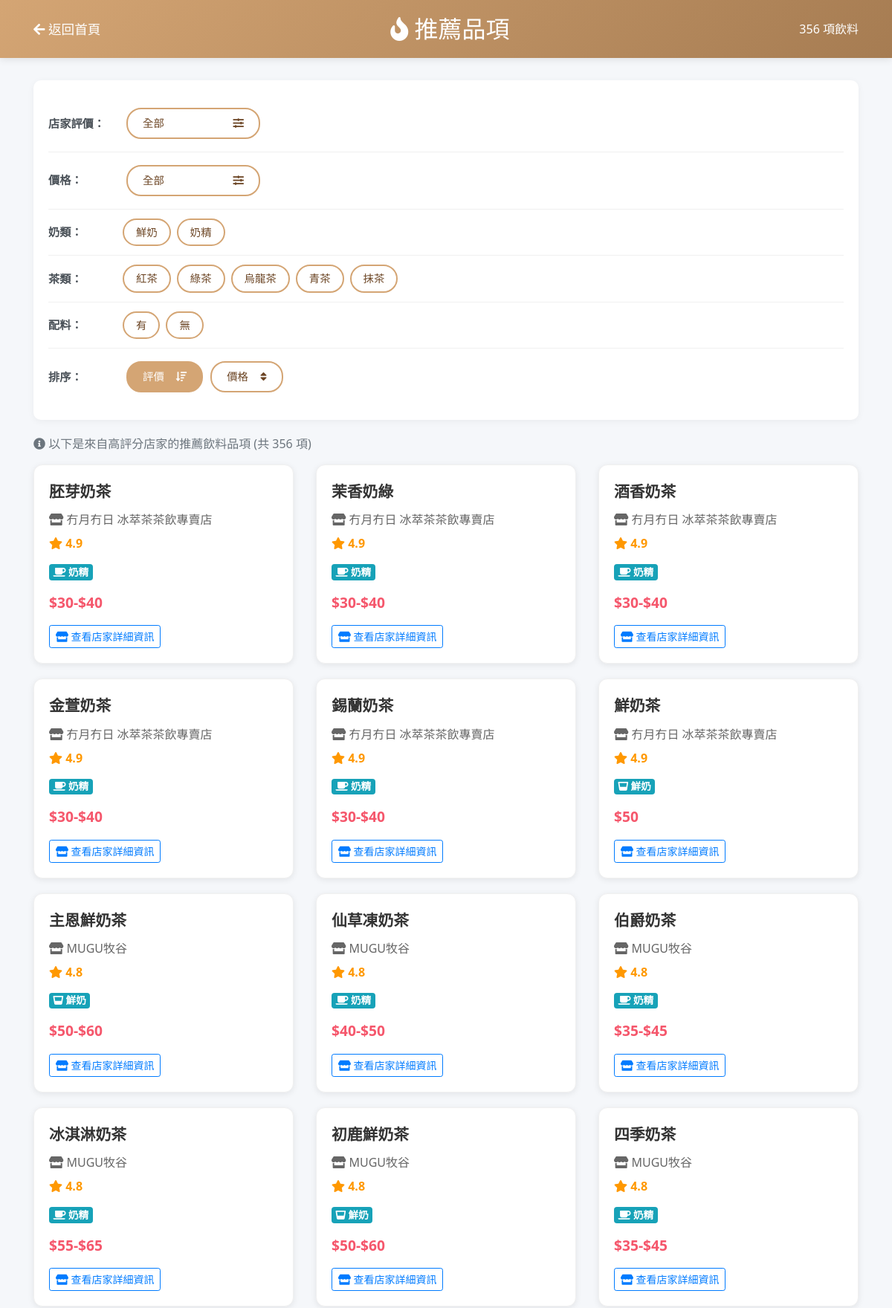
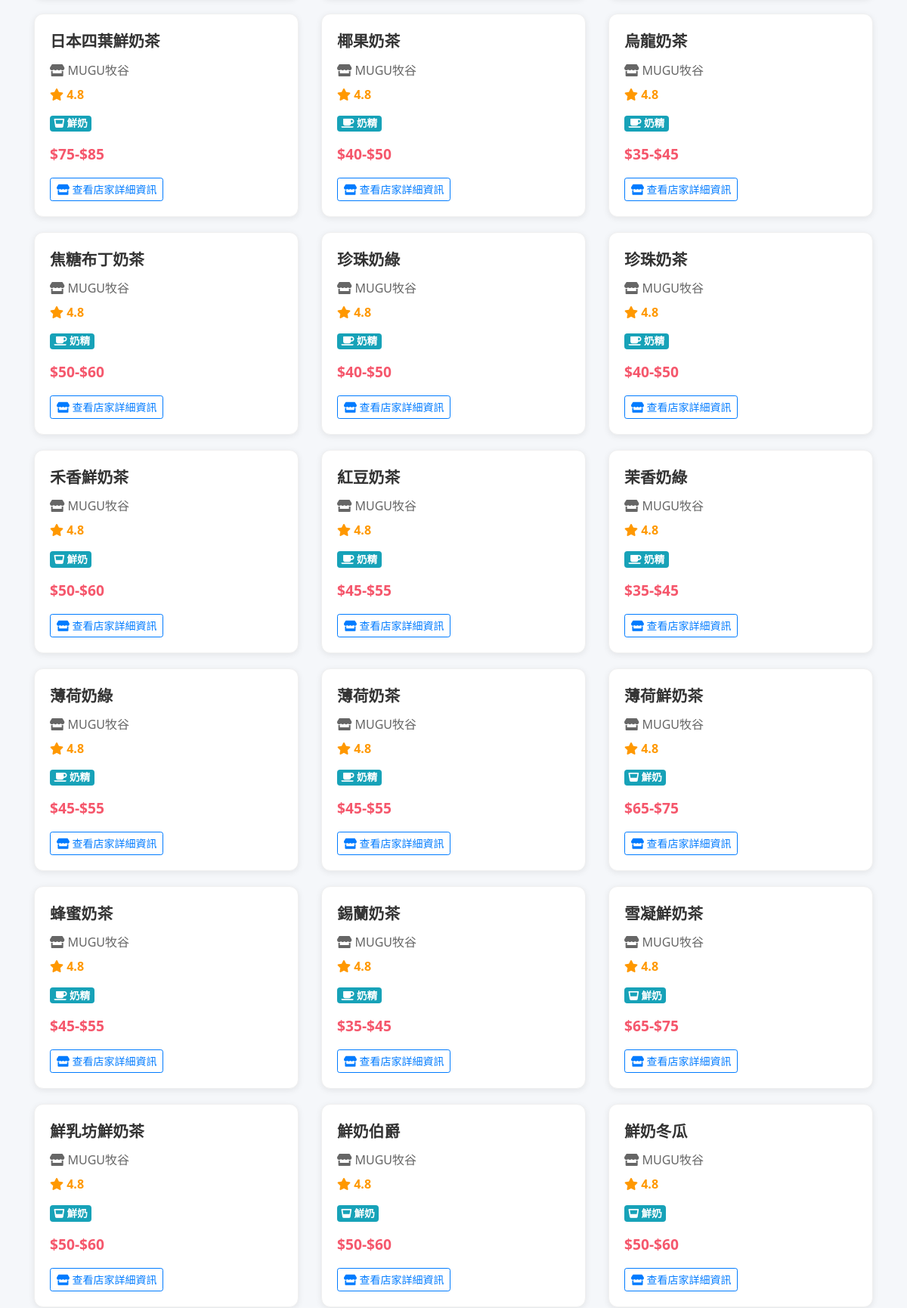
The app's page /drinks/ (upper part) with its own data (2 pictures, top to bottom).
### polls/models.py (models this page shows, shortened)
class Drink(models.Model):
    MILK_TYPE_CHOICES = [
        ('creamer', '奶精'),
        ('fresh_milk', '鮮奶'),
    ]
    TEA_TYPE_CHOICES = [
        ('black_tea', '紅茶'),
        ('green_tea', '綠茶'),
        ('oolong_tea', '烏龍茶'),
        ('blue_tea', '青茶'),
        ('matcha', '抹茶'),
    ]
    tea_shop = models.ForeignKey(TeaShop, on_delete=models.CASCADE, related_name='drinks', verbose_name='所屬店家')
    name = models.CharField(max_length=100, verbose_name='飲料名稱')
    description = models.TextField(blank=True, null=True, verbose_name='描述')
    milk_type = models.CharField(max_length=20, choices=MILK_TYPE_CHOICES, blank=True, null=True, verbose_name='使用奶類')
    tea_type = models.CharField(max_length=20, choices=TEA_TYPE_CHOICES, blank=True, null=True, verbose_name='茶類')
    topping = models.CharField(max_length=10, choices=[('yes', '有'), ('no', '無')], blank=True, null=True, verbose_name='配料')
    has_small = models.BooleanField(default=False, verbose_name='有小杯')
    price_small = models.DecimalField(max_digits=5, decimal_places=0, blank=True, null=True, verbose_name='小杯價格')
    has_medium = models.BooleanField(default=False, verbose_name='有中杯')
    price_medium = models.DecimalField(max_digits=5, decimal_places=0, blank=True, null=True, verbose_name='中杯價格')
    has_large = models.BooleanField(default=False, verbose_name='有大杯')
    price_large = models.DecimalField(max_digits=5, decimal_places=0, blank=True, null=True, verbose_name='大杯價格')
    created_at = models.DateTimeField(auto_now_add=True, verbose_name='建立時間')
    class Meta:
        verbose_name = '飲料品項'
        verbose_name_plural = '飲料品項列表'
        ordering = ['tea_shop', 'name']
    def get_price_range(self):
        prices = []
        if self.has_small and self.price_small:
            prices.append(int(self.price_small))
        if self.has_medium and self.price_medium:
            prices.append(int(self.price_medium))
        if self.has_large and self.price_large:
            prices.append(int(self.price_large))
        if not prices:
            return "價格未定"
        min_price = min(prices)
        max_price = max(prices)
        if min_price == max_price:
            return f"${min_price}"
        return f"${min_price}-${max_price}"

class TeaShop(models.Model):
    place_id = models.CharField(max_length=200, unique=True, verbose_name='Google Place ID')
    name = models.CharField(max_length=200, verbose_name='店名')
    address = models.CharField(max_length=300, verbose_name='地址')
    phone = models.CharField(max_length=50, blank=True, null=True, verbose_name='電話')
    latitude = models.DecimalField(max_digits=10, decimal_places=7, verbose_name='緯度')
    longitude = models.DecimalField(max_digits=10, decimal_places=7, verbose_name='經度')
    rating = models.DecimalField(max_digits=2, decimal_places=1, verbose_name='評分')
    opening_hours = models.TextField(verbose_name='營業時間')
    created_at = models.DateTimeField(auto_now_add=True, verbose_name='建立時間')
    class Meta:
        verbose_name = '奶茶店'
        verbose_name_plural = '奶茶店列表'
        ordering = ['-rating', 'name']  # 按評分降冪、店名排序

### polls/views.py (the view)
# urls.py: path('drinks/', polls_views.recommended_drinks, name='recommended_drinks'),
def recommended_drinks(request):
    rating_filter = request.GET.get('rating', '')
    milk_filter = request.GET.get('milk_type', '')
    price_filter = request.GET.get('price', '')
    tea_filter = request.GET.get('tea_type', '')
    topping_filter = request.GET.get('topping', '')
    sort_by = request.GET.get('sort', 'rating_desc')  # 預設評價由高到低
    drinks = Drink.objects.filter(
        tea_shop__rating__gte=4.0
    ).select_related('tea_shop')
    if rating_filter:
        try:
            min_rating = float(rating_filter)
            drinks = drinks.filter(tea_shop__rating__gte=min_rating)
        except ValueError:
            pass
    if milk_filter:
        drinks = drinks.filter(milk_type=milk_filter)
    if tea_filter:
        drinks = drinks.filter(tea_type=tea_filter)
    if topping_filter:
        drinks = drinks.filter(topping=topping_filter)
    drinks = list(drinks)
    if price_filter == 'under_50':
        drinks = [d for d in drinks if has_price_in_range(d, 0, 50)]
    elif price_filter == '50_80':
        drinks = [d for d in drinks if has_price_in_range(d, 50, 80)]
    elif price_filter == 'over_80':
        drinks = [d for d in drinks if has_price_in_range(d, 80, float('inf'))]
    if sort_by == 'rating_desc' or sort_by == 'rating':
        drinks = sorted(drinks, key=lambda x: x.tea_shop.rating, reverse=True)
    elif sort_by == 'rating_asc':
        drinks = sorted(drinks, key=lambda x: x.tea_shop.rating)
    elif sort_by == 'price_asc':
        drinks = sorted(drinks, key=lambda x: get_min_price(x))
    elif sort_by == 'price_desc':
        drinks = sorted(drinks, key=lambda x: get_max_price(x), reverse=True)
    context = {
        'drinks': drinks[:50],  # 限制顯示數量
        'total_count': len(drinks),
        'rating_filter': rating_filter,
        'milk_filter': milk_filter,
        'price_filter': price_filter,
        'tea_filter': tea_filter,
        'topping_filter': topping_filter,
        'sort_by': sort_by,
    }
    return render(request, 'polls/recommended_drinks.html', context)

### templates/polls/recommended_drinks.html (shortened to what this page needs)
<!DOCTYPE html>
<html lang="zh-TW">
<head>
    <link rel="stylesheet" href="https://cdn.jsdelivr.net/npm/bootstrap@4.6.2/dist/css/bootstrap.min.css">
    <link rel="stylesheet" href="https://cdnjs.cloudflare.com/ajax/libs/font-awesome/5.15.4/css/all.min.css">
</head>
<body>
    <div class="header">
        <div class="container">
            <div class="d-flex justify-content-between align-items-center">
                <a href="{% url 'home' %}" class="back-btn">
                    <i class="fas fa-arrow-left"></i> 返回首頁
                </a>
                <h1><i class="fas fa-fire"></i> 推薦品項</h1>
                <div class="text-white">
                    {{ total_count }} 項飲料
                </div>
            </div>
        </div>
    </div>
    <div class="container">
        <div class="filter-section">
            <div class="filter-row">
                <span class="filter-label">店家評價：</span>
                <button class="btn filter-btn slider-trigger" data-toggle="modal" data-target="#ratingModal">
                    <span class="current-value">
                        {% if rating_filter %}{{ rating_filter }}★以上{% else %}全部{% endif %}
                    </span>
                    <i class="fas fa-sliders-h ml-2"></i>
                </button>
            </div>
            <div class="filter-row">
                <span class="filter-label">價格：</span>
                <button class="btn filter-btn slider-trigger" data-toggle="modal" data-target="#priceModal">
                    <span class="current-value">
                        {% if price_filter == 'under_50' %}&lt;50元
                        {% elif price_filter == '50_80' %}50-80元
                        {% elif price_filter == 'over_80' %}≥80元
                        {% else %}全部{% endif %}
                    </span>
                    <i class="fas fa-sliders-h ml-2"></i>
                </button>
            </div>
            <div class="filter-row">
                <span class="filter-label">奶類：</span>
                <div class="filter-buttons-group">
                    <a href="?rating={{ rating_filter }}{% if milk_filter != 'fresh_milk' %}&milk_type=fresh_milk{% endif %}&price={{ price_filter }}&tea_type={{ tea_filter }}&topping={{ topping_filter }}&sort={{ sort_by }}"
                       class="btn filter-btn {% if milk_filter == 'fresh_milk' %}active{% endif %}">
                        鮮奶
                    </a>
                    <a href="?rating={{ rating_filter }}{% if milk_filter != 'creamer' %}&milk_type=creamer{% endif %}&price={{ price_filter }}&tea_type={{ tea_filter }}&topping={{ topping_filter }}&sort={{ sort_by }}"
                       class="btn filter-btn {% if milk_filter == 'creamer' %}active{% endif %}">
                        奶精
                    </a>
                </div>
            </div>
            <div class="filter-row">
                <span class="filter-label">茶類：</span>
                <div class="filter-buttons-group">
                    <a href="?rating={{ rating_filter }}&milk_type={{ milk_filter }}&price={{ price_filter }}{% if tea_filter != 'black_tea' %}&tea_type=black_tea{% endif %}&topping={{ topping_filter }}&sort={{ sort_by }}"
                       class="btn filter-btn {% if tea_filter == 'black_tea' %}active{% endif %}">紅茶</a>
                    <a href="?rating={{ rating_filter }}&milk_type={{ milk_filter }}&price={{ price_filter }}{% if tea_filter != 'green_tea' %}&tea_type=green_tea{% endif %}&topping={{ topping_filter }}&sort={{ sort_by }}"
                       class="btn filter-btn {% if tea_filter == 'green_tea' %}active{% endif %}">綠茶</a>
                    <a href="?rating={{ rating_filter }}&milk_type={{ milk_filter }}&price={{ price_filter }}{% if tea_filter != 'oolong_tea' %}&tea_type=oolong_tea{% endif %}&topping={{ topping_filter }}&sort={{ sort_by }}"
                       class="btn filter-btn {% if tea_filter == 'oolong_tea' %}active{% endif %}">烏龍茶</a>
                    <a href="?rating={{ rating_filter }}&milk_type={{ milk_filter }}&price={{ price_filter }}{% if tea_filter != 'blue_tea' %}&tea_type=blue_tea{% endif %}&topping={{ topping_filter }}&sort={{ sort_by }}"
                       class="btn filter-btn {% if tea_filter == 'blue_tea' %}active{% endif %}">青茶</a>
                    <a href="?rating={{ rating_filter }}&milk_type={{ milk_filter }}&price={{ price_filter }}{% if tea_filter != 'matcha' %}&tea_type=matcha{% endif %}&topping={{ topping_filter }}&sort={{ sort_by }}"
                       class="btn filter-btn {% if tea_filter == 'matcha' %}active{% endif %}">抹茶</a>
                </div>
            </div>
            <div class="filter-row">
                <span class="filter-label">配料：</span>
                <div class="filter-buttons-group">
                    <a href="?rating={{ rating_filter }}&milk_type={{ milk_filter }}&price={{ price_filter }}&tea_type={{ tea_filter }}{% if topping_filter != 'yes' %}&topping=yes{% endif %}&sort={{ sort_by }}"
                       class="btn filter-btn {% if topping_filter == 'yes' %}active{% endif %}">有</a>
                    <a href="?rating={{ rating_filter }}&milk_type={{ milk_filter }}&price={{ price_filter }}&tea_type={{ tea_filter }}{% if topping_filter != 'no' %}&topping=no{% endif %}&sort={{ sort_by }}"
                       class="btn filter-btn {% if topping_filter == 'no' %}active{% endif %}">無</a>
                </div>
            </div>
            <div class="filter-row">
                <span class="filter-label">排序：</span>
                <button class="btn filter-btn sort-toggle {% if sort_by == 'rating_desc' or sort_by == 'rating_asc' or sort_by == 'rating' or not sort_by %}active{% endif %}"
                        onclick="toggleSort('rating')">
                    <span>評價</span>
                    {% if sort_by == 'rating_asc' %}
                        <i class="fas fa-sort-amount-up ml-2"></i>
                    {% else %}
                        <i class="fas fa-sort-amount-down ml-2"></i>
                    {% endif %}
                </button>
                <button class="btn filter-btn sort-toggle {% if sort_by == 'price_asc' or sort_by == 'price_desc' %}active{% endif %}"
                        onclick="toggleSort('price')">
                    <span>價格</span>
                    {% if sort_by == 'price_asc' %}
                        <i class="fas fa-sort-amount-up ml-2"></i>
                    {% elif sort_by == 'price_desc' %}
                        <i class="fas fa-sort-amount-down ml-2"></i>
                    {% else %}
                        <i class="fas fa-sort ml-2"></i>
                    {% endif %}
                </button>
            </div>
        </div>
        <div class="mb-3">
            <p class="text-muted">
                <i class="fas fa-info-circle"></i> 以下是來自高評分店家的推薦飲料品項 (共 {{ total_count }} 項)
            </p>
        </div>
        <div class="row">
            {% for drink in drinks %}
            <div class="col-md-6 col-lg-4">
                <div class="drink-card">
                    <div class="drink-name">{{ drink.name }}</div>
                    <div class="drink-shop mb-2">
                        <i class="fas fa-store"></i> {{ drink.tea_shop.name }}
                    </div>
                    <div class="shop-rating mb-3">
                        <i class="fas fa-star"></i> {{ drink.tea_shop.rating }}
                    </div>
                    <div class="mb-3" style="display: flex; flex-wrap: wrap; gap: 6px;">
                        {% if drink.milk_type %}
                        <span class="badge badge-info" style="font-size: 0.85rem;">
                            {% if drink.milk_type == 'creamer' %}<i class="fas fa-coffee"></i> 奶精
                            {% elif drink.milk_type == 'fresh_milk' %}<i class="fas fa-glass-whiskey"></i> 鮮奶
                            {% endif %}
                        </span>
                        {% endif %}
                    </div>
                    <div class="d-flex justify-content-between align-items-center">
                        <div class="drink-price">{{ drink.get_price_range }}</div>
                    </div>
                    <div class="mt-3">
                        <a href="{% url 'shop_detail' drink.tea_shop.id %}"
                           class="btn btn-sm btn-outline-primary">
                            <i class="fas fa-store"></i> 查看店家詳細資訊
                        </a>
                    </div>
                </div>
            </div>
            {% empty %}
            <div class="col-12">
                <div class="alert alert-info">
                    <i class="fas fa-info-circle"></i> 目前沒有推薦品項
                </div>
            </div>
            {% endfor %}
        </div>
    </div>
</body>
</html>

### templates/polls/recommended_drinks.html (style rules this page uses)
body { background: #f5f7fa; font-family: 'Segoe UI', Tahoma, Geneva, Verdana, sans-serif; }
.header { background: linear-gradient(135deg, #D4A574 0%, #A67C52 100%); color: white; padding: 20px 0; box-shadow: 0 2px 10px rgba(0,0,0,0.1); margin-bottom: 30px; }
.header h1 { font-size: 2rem; margin: 0; }
.back-btn { color: white; text-decoration: none; font-size: 1.1rem; }
.drink-card { background: white; border-radius: 12px; padding: 20px; margin-bottom: 20px; box-shadow: 0 2px 8px rgba(0,0,0,0.08); transition: all 0.3s; border: 1px solid #f0f0f0; position: relative; }
.drink-name { font-size: 1.3rem; font-weight: bold; color: #333; margin-bottom: 10px; }
.drink-shop { color: #666; font-size: 1rem; margin-bottom: 10px; }
.drink-price { color: #f5576c; font-weight: bold; font-size: 1.2rem; }
.shop-rating { color: #ff9800; font-size: 1rem; font-weight: bold; }
.filter-section { background: white; padding: 20px; border-radius: 10px; margin-bottom: 20px; box-shadow: 0 2px 10px rgba(0,0,0,0.05); }
.filter-btn { margin: 5px; border-radius: 20px; padding: 8px 20px; font-size: 0.9rem; border: 2px solid #D4A574 !important; background: white; color: #6B4423; }
.filter-btn.active { background: #D4A574; color: white; border-color: #D4A574 !important; }
.filter-row { display: flex; align-items: center; padding: 12px 0; border-bottom: 1px solid #f0f0f0; }
.filter-row:last-child { border-bottom: none; }
.filter-label { font-weight: 600; min-width: 100px; color: #495057; font-size: 0.95rem; }
.slider-trigger { display: inline-flex; align-items: center; justify-content: space-between; min-width: 180px; border: 2px solid #D4A574 !important; background: white; color: #6B4423; }
.sort-toggle { display: inline-flex; align-items: center; gap: 8px; }
.filter-buttons-group { display: flex; flex-wrap: wrap; gap: 8px; }
.filter-buttons-group .filter-btn { margin: 0; font-size: 0.9rem; padding: 6px 16px; }

### records on screen
Drink: name "胚芽奶茶", tea_shop.name "冇月冇日 冰萃茶茶飲專賣店", tea_shop.rating "4.9", milk_type "creamer" (drawn), get_price_range "$30-$40"
Drink: name "茉香奶綠", tea_shop.name "冇月冇日 冰萃茶茶飲專賣店", tea_shop.rating "4.9", milk_type "creamer" (drawn), get_price_range "$30-$40"
Drink: name "酒香奶茶", tea_shop.name "冇月冇日 冰萃茶茶飲專賣店", tea_shop.rating "4.9", milk_type "creamer" (drawn), get_price_range "$30-$40"
Drink: name "金萱奶茶", tea_shop.name "冇月冇日 冰萃茶茶飲專賣店", tea_shop.rating "4.9", milk_type "creamer" (drawn), get_price_range "$30-$40"
Drink: name "錫蘭奶茶", tea_shop.name "冇月冇日 冰萃茶茶飲專賣店", tea_shop.rating "4.9", milk_type "creamer" (drawn), get_price_range "$30-$40"
Drink: name "鮮奶茶", tea_shop.name "冇月冇日 冰萃茶茶飲專賣店", tea_shop.rating "4.9", milk_type "fresh_milk" (drawn), get_price_range "$50"
Drink: name "主恩鮮奶茶", tea_shop.name "MUGU牧谷", tea_shop.rating "4.8", milk_type "fresh_milk" (drawn), get_price_range "$50-$60"
Drink: name "仙草凍奶茶", tea_shop.name "MUGU牧谷", tea_shop.rating "4.8", milk_type "creamer" (drawn), get_price_range "$40-$50"
Drink: name "伯爵奶茶", tea_shop.name "MUGU牧谷", tea_shop.rating "4.8", milk_type "creamer" (drawn), get_price_range "$35-$45"
Drink: name "冰淇淋奶茶", tea_shop.name "MUGU牧谷", tea_shop.rating "4.8", milk_type "creamer" (drawn), get_price_range "$55-$65"
Drink: name "初鹿鮮奶茶", tea_shop.name "MUGU牧谷", tea_shop.rating "4.8", milk_type "fresh_milk" (drawn), get_price_range "$50-$60"
Drink: name "四季奶茶", tea_shop.name "MUGU牧谷", tea_shop.rating "4.8", milk_type "creamer" (drawn), get_price_range "$35-$45"
Drink: name "日本四葉鮮奶茶", tea_shop.name "MUGU牧谷", tea_shop.rating "4.8", milk_type "fresh_milk" (drawn), get_price_range "$75-$85"
Drink: name "椰果奶茶", tea_shop.name "MUGU牧谷", tea_shop.rating "4.8", milk_type "creamer" (drawn), get_price_range "$40-$50"
Drink: name "烏龍奶茶", tea_shop.name "MUGU牧谷", tea_shop.rating "4.8", milk_type "creamer" (drawn), get_price_range "$35-$45"
Drink: name "焦糖布丁奶茶", tea_shop.name "MUGU牧谷", tea_shop.rating "4.8", milk_type "creamer" (drawn), get_price_range "$50-$60"
Drink: name "珍珠奶綠", tea_shop.name "MUGU牧谷", tea_shop.rating "4.8", milk_type "creamer" (drawn), get_price_range "$40-$50"
Drink: name "珍珠奶茶", tea_shop.name "MUGU牧谷", tea_shop.rating "4.8", milk_type "creamer" (drawn), get_price_range "$40-$50"
Drink: name "禾香鮮奶茶", tea_shop.name "MUGU牧谷", tea_shop.rating "4.8", milk_type "fresh_milk" (drawn), get_price_range "$50-$60"
Drink: name "紅豆奶茶", tea_shop.name "MUGU牧谷", tea_shop.rating "4.8", milk_type "creamer" (drawn), get_price_range "$45-$55"
Drink: name "茉香奶綠", tea_shop.name "MUGU牧谷", tea_shop.rating "4.8", milk_type "creamer" (drawn), get_price_range "$35-$45"
Drink: name "薄荷奶綠", tea_shop.name "MUGU牧谷", tea_shop.rating "4.8", milk_type "creamer" (drawn), get_price_range "$45-$55"
Drink: name "薄荷奶茶", tea_shop.name "MUGU牧谷", tea_shop.rating "4.8", milk_type "creamer" (drawn), get_price_range "$45-$55"
Drink: name "薄荷鮮奶茶", tea_shop.name "MUGU牧谷", tea_shop.rating "4.8", milk_type "fresh_milk" (drawn), get_price_range "$65-$75"
Drink: name "蜂蜜奶茶", tea_shop.name "MUGU牧谷", tea_shop.rating "4.8", milk_type "creamer" (drawn), get_price_range "$45-$55"
Drink: name "錫蘭奶茶", tea_shop.name "MUGU牧谷", tea_shop.rating "4.8", milk_type "creamer" (drawn), get_price_range "$35-$45"
Drink: name "雪凝鮮奶茶", tea_shop.name "MUGU牧谷", tea_shop.rating "4.8", milk_type "fresh_milk" (drawn), get_price_range "$65-$75"
Drink: name "鮮乳坊鮮奶茶", tea_shop.name "MUGU牧谷", tea_shop.rating "4.8", milk_type "fresh_milk" (drawn), get_price_range "$50-$60"
Drink: name "鮮奶伯爵", tea_shop.name "MUGU牧谷", tea_shop.rating "4.8", milk_type "fresh_milk" (drawn), get_price_range "$50-$60"
Drink: name "鮮奶冬瓜", tea_shop.name "MUGU牧谷", tea_shop.rating "4.8", milk_type "fresh_milk" (drawn), get_price_range "$50-$60"

### other values on screen
{{ total_count }} "356"
